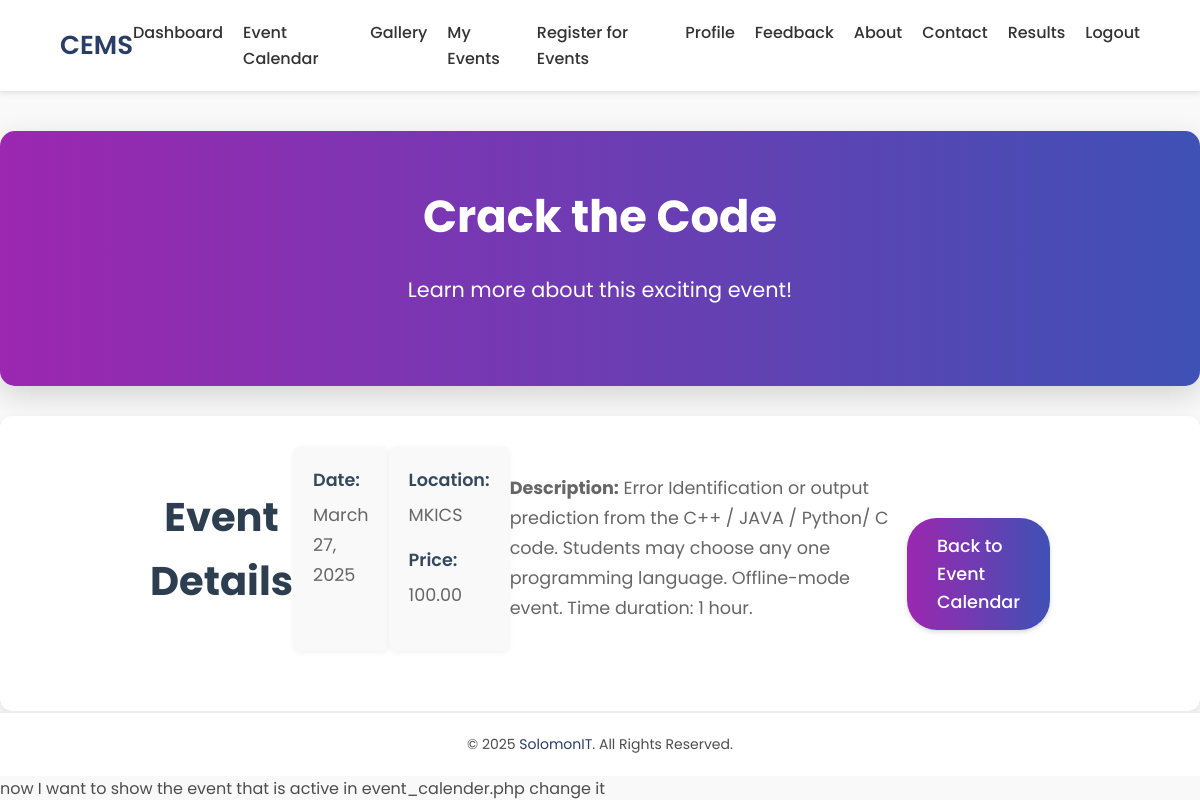
The app's page /event_details.php?event_id=53 (signed in) with its own data.
### tables this page shows
CREATE TABLE `event_master` (
  `event_id` int NOT NULL AUTO_INCREMENT,
  `event_name` text,
  `event_description` text,
  `event_date` text,
  `event_location` text,
  `event_time` text,
  `f_prize` text NOT NULL,
  `s_prize` text NOT NULL,
  `event_price` decimal(10,2) NOT NULL DEFAULT '0.00',
  `max_par` int DEFAULT '0',
  `is_active` tinyint(1) DEFAULT '1',
  PRIMARY KEY (`event_id`)
);

### event_details.php (the view, shortened to what this page needs)
<?php
include "config.php";
if (isset($_GET['event_id']) && is_numeric($_GET['event_id'])) {
    $event_id = intval($_GET['event_id']);
} else {
    echo "Invalid event ID.";
    exit();
}
$sql = "SELECT * FROM event_master WHERE event_id = ?";
$stmt = mysqli_prepare($conn, $sql);
mysqli_stmt_bind_param($stmt, "i", $event_id);
mysqli_stmt_execute($stmt);
$result = mysqli_stmt_get_result($stmt);
$event = mysqli_fetch_assoc($result);
?>
<!DOCTYPE html>
<html lang="en">
<head>
</head>
<body>
    <?php include "navbar.php"; ?>
    <main>
        <section class="hero">
            <div class="hero-content">
                <h1 class="hero-title"><?php echo htmlspecialchars($event['event_name']); ?></h1>
                <p class="hero-text">Learn more about this exciting event!</p>
            </div>
        </section>
        <section class="event-details">
            <div class="container">
                <h2>Event Details</h2>
                <div class="details-grid">
                    <div>
                        <p><strong>Date:</strong> <?php echo date('F j, Y', strtotime($event['event_date'])); ?></p><br>
                    </div>
                    <div>
                        <p><strong>Location:</strong> <?php echo htmlspecialchars($event['event_location']); ?></p>
                        <p><strong>Price:</strong> <?php echo htmlspecialchars($event['event_price']); ?></p>
                    </div>
                </div>
                <div class="description-section">
                <p><strong>Description:</strong> <?php echo htmlspecialchars($event['event_description']); ?></p>
                </div>
                <div style="margin-top: 20px;">
                    <a href="event_calendar.php" class="back-button">Back to Event Calendar</a>
                </div>
            </div>
        </section>
    </main>
    <footer>
        <p>© 2025 <a href="https://www.solomonit.com" target="_blank">SolomonIT</a>. All Rights Reserved.</p>
    </footer>
</body>
</html>

### event_details.php (style rules this page uses)
* { margin: 0; padding: 0; box-sizing: border-box; font-family: 'Poppins', sans-serif; }
body { background-color: #f9f9f9; color: #4d4d4d; font-size: 16px; line-height: 1.6; min-height: 100vh; display: flex; flex-direction: column; }
.container { width: 90%; max-width: 1200px; margin: 0 auto; display: flex; justify-content: space-between; align-items: center; }
.hero { flex: 1; display: flex; align-items: center; justify-content: center; text-align: center; padding: 50px 20px; background: linear-gradient(to right, #9c27b0, #3f51b5); color: white; border-radius: 15px; margin-top: 40px; box-shadow: 0 10px 30px rgba(0, 0, 0, 0.15); }
.hero-content { max-width: 800px; }
.hero-title { font-size: 2.8rem; font-weight: 700; margin-bottom: 20px; }
.hero-text { font-size: 1.3rem; font-weight: 400; margin-bottom: 30px; }
.event-details { background: #fff; border-radius: 12px; box-shadow: 0 4px 8px rgba(0, 0, 0, 0.1); padding: 30px; margin-top: 30px; font-family: 'Poppins', sans-serif; }
.event-details .container { max-width: 900px; margin: 0 auto; }
.event-details h2 { font-size: 2.5rem; font-weight: 700; color: #2c3e50; margin-bottom: 30px; text-align: center; }
.details-grid { display: flex; justify-content: space-between; margin-bottom: 30px; }
.details-grid > div { flex: 1; padding: 20px; border-radius: 8px; background: #f9f9f9; box-shadow: 0 2px 5px rgba(0, 0, 0, 0.05); }
.details-grid p { font-size: 1.1rem; color: #666; line-height: 1.7; margin-bottom: 15px; }
.details-grid strong { font-weight: 600; color: #34495e; display: block; margin-bottom: 5px; }
.description-section { margin-bottom: 30px; }
.description-section p { font-size: 1.1rem; color: #666; line-height: 1.7; }
.back-button { display: inline-block; padding: 14px 30px; font-size: 1.1rem; font-weight: 500; background: linear-gradient(to right, #9c27b0, #3f51b5); color: #fff; text-decoration: none; border-radius: 30px; transition: background-color 0.3s ease, transform 0.2s ease; box-shadow: 0 2px 5px rgba(0, 0, 0, 0.15); }
footer { background-color: #fff; padding: 20px; text-align: center; font-size: 14px; margin-top: auto; border-top: 2px solid #eee; }
footer p { margin: 0; }
footer a { color: #2a3d66; text-decoration: none; transition: color 0.3s ease; }

### navbar.php (style rules this page uses)
* { margin: 0; padding: 0; box-sizing: border-box; font-family: 'Poppins', sans-serif; }
.container { width: 90%; max-width: 1200px; margin: 0 auto; display: flex; justify-content: space-between; align-items: center; }

### records on screen
event_master: event_name "Crack the Code", event_date "March 27, 2025", event_location "MKICS", event_price "100.00", event_description "Error Identification or output prediction from the C++ / JAVA / Python/ C code. Students may choose any one programming language. Offline-mode event. Time duration: 1 hour."
